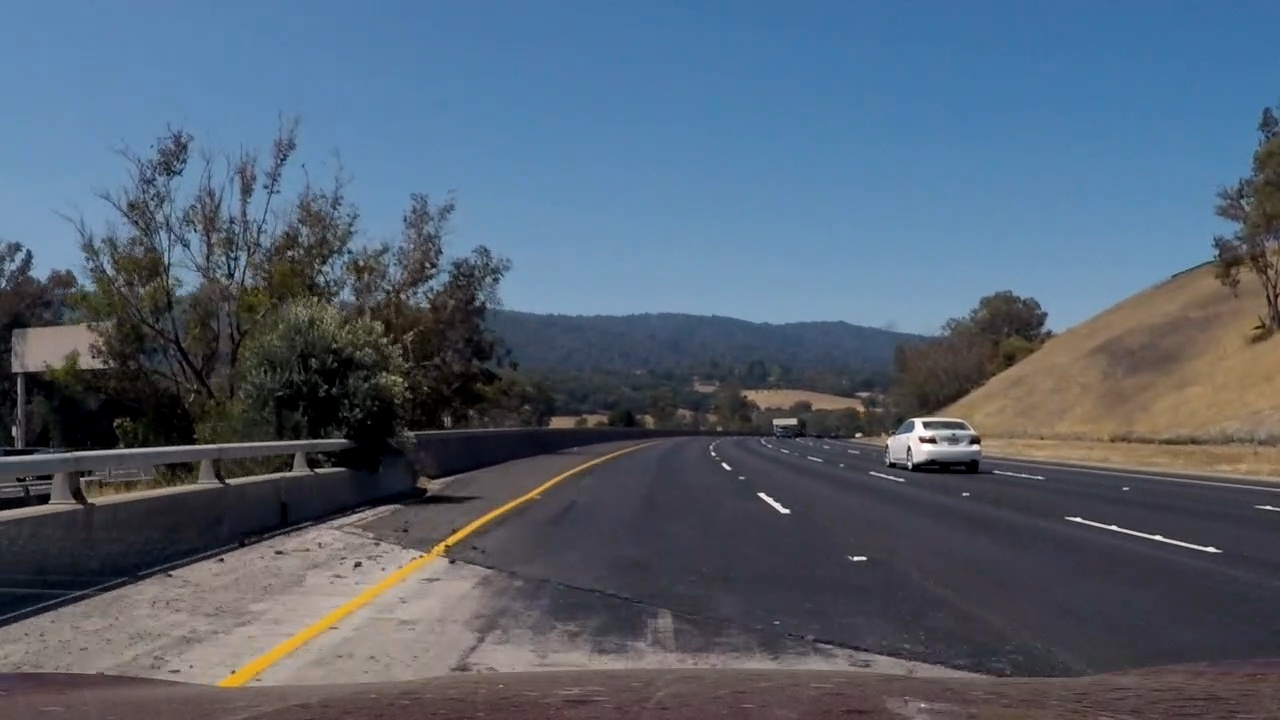
#> input picture original_image616.jpg, 1280 x 720 px
$ python pipeline.py   (older library calls are emulated)
#> lines starting #> are read from the running program, lines starting #| are printed output that depends on the picture; pictures that were not available may be replaced by others from this repository, and a replacement may not be noted
import numpy as np
import cv2
import matplotlib.pyplot as plt
import matplotlib.image as mpimg
import glob
import os


clip1= cv2.VideoCapture('project_video.mp4')
image1 = cv2.imread('video_images/original_image559.jpg')

count = 0
c = 0
how_curved = False
objpoints = [] # 3D points in real world space
imgpoints = [] # 2D poitns in image plane
yvalue = 719
fourcc = cv2.VideoWriter_fourcc('m','p','4','v')

#height, width, dimensions = result.shape
out = cv2.VideoWriter('output.mp4', fourcc, 20, (1280, 720))
offset_meters = 2.3

previous_warp = mpimg.imread('original_image616.jpg')
#> previous_warp is the input picture: shape (720, 1280, 3); mean R, G, B 83.4, 96.8, 112.9

def warp(img, original_image):

# to do don't hard code the numbers here

	img_size = (img.shape[1], img.shape[0])

	src = np.float32(
		[[210, 700],
		[600, 450],
		[700, 450],
		[1100, 700]])

	dst = np.float32(
		[[350, 700],
		[350, 0],
		[950, 0],
		[950,  700]])


	M = cv2.getPerspectiveTransform(src, dst)
	Minv = cv2.getPerspectiveTransform(dst, src)

	warped = cv2.warpPerspective(img, M, img_size, flags=cv2.INTER_LINEAR)
	global yvalue
	yvalue = img.shape[0]
	##print ("image shape", img.shape[0])
	#rint ("yvalue", yvalue)
	'''
	f, (ax1, ax2) = plt.subplots(1, 2, figsize=(20,10))
	ax1.set_title('original')
	ax1.imshow(original_image)
	ax2.set_title('Warped again')
	ax2.imshow(warped)
	plt.show()
	'''


	find_the_lines(original_image, warped, Minv)

def process_video(clip1):


	#print ("inside process video")

	#for image in lines_array:


	while (clip1.isOpened()):
		ret, frame = clip1.read()

		#h, w = image.shape[:2]
		h, w = frame.shape[:2]
		newcameramtx, roi = cv2.getOptimalNewCameraMatrix(mtx, dist, (w,h), 1,(w,h))
		undistorted = cv2.undistort(frame, mtx, dist, None, newcameramtx)
		global c
		c += 1
		#cv2.imwrite("undistorted/original%d.jpg" %c, frame)
		#cv2.imwrite("undistorted/undistorted%d.jpg" %c, undistorted)


		luv = cv2.cvtColor(undistorted, cv2.COLOR_BGR2LUV)

		hsv = cv2.cvtColor(undistorted, cv2.COLOR_BGR2HSV)

		rgb = cv2.cvtColor(undistorted, cv2.COLOR_BGR2RGB)

		s_channel = hsv[:,:,1]
		l_channel = luv[:,:,0]

		r_channel = rgb[:,:,0]

		v_channel = hsv[:,:,2]

		gray = cv2.cvtColor(undistorted, cv2.COLOR_BGR2GRAY)

		sobelx = cv2.Sobel(gray, cv2.CV_64F, 1, 0)
		abs_sobelx = np.absolute(sobelx)
		scaled_sobel = np.uint8(255*abs_sobelx/np.max(abs_sobelx))

		thresh_min = 20
		thresh_max = 100
		sxbinary = np.zeros_like(scaled_sobel)
		sxbinary[(scaled_sobel >= thresh_min) & (scaled_sobel <= thresh_max)]

		#150 pretty good results
		# not 170 fails in the middle
		l_thresh_min = 150
		l_thresh_max = 255
		l_binary = np.zeros_like(l_channel)
		l_binary[(l_channel >= l_thresh_min) & (l_channel <= l_thresh_max)] = 1

		r_thresh_min = 225
		r_thresh_max = 255
		r_binary = np.zeros_like(r_channel)
		r_binary[(r_channel >= r_thresh_min) & (r_channel <= r_thresh_max)] = 1

		s_thresh_min = 90
		s_thresh_max = 255
		s_binary = np.zeros_like(s_channel)
		s_binary[(s_channel >= s_thresh_min) & (s_channel <= s_thresh_max)] = 1

		v_thresh_min = 150
		v_thresh_max = 255
		v_binary = np.zeros_like(v_channel)
		v_binary[(v_channel >= v_thresh_min) & (v_channel <= v_thresh_max)] = 1

		color_binary_s = np.dstack((np.zeros_like(sxbinary), sxbinary, s_binary))
		color_binary_l = np.dstack((np.zeros_like(sxbinary), sxbinary, l_binary))

		combined_binary = np.zeros_like(sxbinary)
		combined_binary[(l_binary ==1) & (s_binary == 1)  | (r_binary == 1) ] = 1


	#cv2.imshow('frame', scaled_sobel)

	# Plotting thresholded images
		'''
		f, (ax1, ax2) = plt.subplots(1, 2, figsize=(20,10))
		#ax1.set_title('Stacked thresholds')
		#plt.imshow(color_binary)
		ax2.set_title('Combined S channel and gradient thresholds')
		plt.imshow(combined_binary, cmap='gray')
		plt.show()
		'''

		warped=warp(combined_binary, undistorted)


	# [11 lines of commented-out code are left out]

def find_the_lines(original_image, binary_warped, Minv):
	#print (binary_warped.shape)
	# Assuming you have created a warped binary image called "binary_warped"
	# Take a histogram of the bottom half of the image
	global count
	count += 1
	midpoint = binary_warped.shape[1]/2
	#print("midpoint",midpoint)
	#midpoint = original_image.shape[1]/2
	#cv2.imwrite("video_images/original_image%d.jpg" %count, original_image)
	histogram = np.sum(binary_warped[binary_warped.shape[0]//2:,:], axis=0)

	# [6 lines of commented-out code are left out]
	out_img = np.dstack((binary_warped, binary_warped, binary_warped))*255
	# Find the peak of the left and right halves of the histogram
	# These will be the starting point for the left and right lines
	midpoint = np.int(histogram.shape[0]/2)
	leftx_base = np.argmax(histogram[:midpoint])
	rightx_base = np.argmax(histogram[midpoint:]) + midpoint

	# Choose the number of sliding windows
	nwindows = 9
	# Set height of windows
	window_height = np.int(binary_warped.shape[0]/nwindows)
	# Identify the x and y positions of all nonzero pixels in the image
	nonzero = binary_warped.nonzero()
	nonzeroy = np.array(nonzero[0])
	nonzerox = np.array(nonzero[1])
	# Current positions to be updated for each window
	leftx_current = leftx_base
	rightx_current = rightx_base
	# Set the width of the windows +/- margin
	margin = 100
	# Set minimum number of pixels found to recenter window
	minpix = 50
	# Create empty lists to receive left and right lane pixel indices
	left_lane_inds = []
	right_lane_inds = []

	# Step through the windows one by one
	for window in range(nwindows):
    	# Identify window boundaries in x and y (and right and left)
		win_y_low = binary_warped.shape[0] - (window+1)*window_height
		win_y_high = binary_warped.shape[0] - window*window_height
		win_xleft_low = leftx_current - margin
		win_xleft_high = leftx_current + margin
		win_xright_low = rightx_current - margin
		win_xright_high = rightx_current + margin
		# Draw the windows on the visualization image
		cv2.rectangle(out_img,(win_xleft_low,win_y_low),(win_xleft_high,win_y_high),
		(0,255,0), 2)
		cv2.rectangle(out_img,(win_xright_low,win_y_low),(win_xright_high,win_y_high),
		(0,255,0), 2)
		# Identify the nonzero pixels in x and y within the window
		good_left_inds = ((nonzeroy >= win_y_low) & (nonzeroy < win_y_high) &
		(nonzerox >= win_xleft_low) &  (nonzerox < win_xleft_high)).nonzero()[0]
		good_right_inds = ((nonzeroy >= win_y_low) & (nonzeroy < win_y_high) &
		(nonzerox >= win_xright_low) &  (nonzerox < win_xright_high)).nonzero()[0]
		# Append these indices to the lists
		left_lane_inds.append(good_left_inds)
		right_lane_inds.append(good_right_inds)
		# If you found > minpix pixels, recenter next window on their mean position
		if len(good_left_inds) > minpix:
			leftx_current = np.int(np.mean(nonzerox[good_left_inds]))
		if len(good_right_inds) > minpix:
			rightx_current = np.int(np.mean(nonzerox[good_right_inds]))

	#	 Concatenate the arrays of indices
	left_lane_inds = np.concatenate(left_lane_inds)
	right_lane_inds = np.concatenate(right_lane_inds)

	# Extract left and right line pixel positions
	leftx = nonzerox[left_lane_inds]
	lefty = nonzeroy[left_lane_inds]
	rightx = nonzerox[right_lane_inds]
	righty = nonzeroy[right_lane_inds]
	#print ("******last value of leftx", leftx[-1], "count", count)
	#if leftx[-1] > 390:
	#	global how_curved
	#	how_curved = True
	firstx = leftx[0:1]

	lastx = leftx[-1]

	#print ("binary warped shape", binary_warped.shape[1])
	camera_position =  (binary_warped.shape[1])/2
	#print ("image_width", image_width)
	rightxlane = rightx[-1]
	#print (firstx, rightxlane)
	left_start = leftx[719] if len(leftx ) > 718 else 0
	right_start = rightx[719] if len(rightx) > 718 else 0
	if left_start == 0 or right_start == 0:
		lane_center = 0
	else:
		lane_center =  (left_start + right_start)/2

	#print ("lane width", lane_width)
	offset_pixels = abs(camera_position - lane_center)
	#print ("offset", offset)
	x_m_per_pixel = 3.7/600
	global offset_meters
	offset_meters = x_m_per_pixel * offset_pixels
	#print ("offset_meters", offset_meters)


	# midpoint in image is 640

	#print ("how curved 1", how_curved)

	# Fit a second order polynomial to each
	left_fit = np.polyfit(lefty, leftx, 2)

	right_fit = np.polyfit(righty, rightx, 2)

	# Generate x and y values for plotting
	ploty = np.linspace(0, binary_warped.shape[0]-1, binary_warped.shape[0] )
	left_fitx = left_fit[0]*ploty**2 + left_fit[1]*ploty + left_fit[2]
	right_fitx = right_fit[0]*ploty**2 + right_fit[1]*ploty + right_fit[2]


	out_img[nonzeroy[left_lane_inds], nonzerox[left_lane_inds]] = [255, 0, 0]
	out_img[nonzeroy[right_lane_inds], nonzerox[right_lane_inds]] = [0, 0, 255]

	#scv2.imshow('frame', out_img)
	'''
	plt.imshow(out_img)
	plt.plot(left_fitx, ploty, color='yellow')
	plt.plot(right_fitx, ploty, color='yellow')
	plt.xlim(0, 1280)
	plt.ylim(720, 0)
	plt.show()
	'''

	# Create an image to draw on and an image to show the selection window
	out_img = np.dstack((binary_warped, binary_warped, binary_warped))*255
	window_img = np.zeros_like(out_img)
	# Color in left and right line pixels
	out_img[nonzeroy[left_lane_inds], nonzerox[left_lane_inds]] = [255, 0, 0]
	out_img[nonzeroy[right_lane_inds], nonzerox[right_lane_inds]] = [0, 0, 255]

	# Generate a polygon to illustrate the search window area
	# And recast the x and y points into usable format for cv2.fillPoly()
	left_line_window1 = np.array([np.transpose(np.vstack([left_fitx-margin, ploty]))])
	left_line_window2 = np.array([np.flipud(np.transpose(np.vstack([left_fitx+margin,
	                              ploty])))])
	left_line_pts = np.hstack((left_line_window1, left_line_window2))
	right_line_window1 = np.array([np.transpose(np.vstack([right_fitx-margin, ploty]))])
	right_line_window2 = np.array([np.flipud(np.transpose(np.vstack([right_fitx+margin,
	                              ploty])))])
	right_line_pts = np.hstack((right_line_window1, right_line_window2))


	# Draw the lane onto the warped blank image

	# Shows the region of interests around which we can search
	'''
	cv2.fillPoly(window_img, np.int_([left_line_pts]), (255,0, 0))
	cv2.fillPoly(window_img, np.int_([right_line_pts]), (0, 0, 255))
	result = cv2.addWeighted(out_img, 1, window_img, 0.3, 0)
	plt.imshow(result)
	plt.show()


	plt.imshow(result)
	plt.plot(left_fitx, ploty, color='yellow')
	plt.plot(right_fitx, ploty, color='yellow')
	plt.xlim(0, 1280)
	plt.ylim(720, 0)
	'''

	# Create an image to draw the lines on
	#warp_zero = np.zeros_like(warped).astype(np.uint8)curvature
	warp_zero = np.zeros_like(binary_warped)
	color_warp = np.dstack((warp_zero, warp_zero, warp_zero))

	# Recast the x and y points into usable format for cv2.fillPoly()
	pts_left = np.array([np.transpose(np.vstack([left_fitx, ploty]))])
	# change right fix then bottom  right x is over, plot y then also wrong start up
	pts_right = np.array([np.flipud(np.transpose(np.vstack([right_fitx, ploty])))])
	pts = np.hstack((pts_left, pts_right))

	# Draw the lane onto the warped blank image
	# Draw the lane onto the warped blank image
	cv2.fillPoly(color_warp, np.int_([pts_left]), (255,0, 0))
	cv2.fillPoly(color_warp, np.int_([pts_right]), (0, 0, 255))
	cv2.fillPoly(color_warp, np.int_([pts]), (0, 255, 0))

	# Warp the blank back to original image space using inverse perspective matrix (Minv)

	#print ("image shape", img.shape[1])
	new_warp = cv2.warpPerspective(color_warp, Minv, (1280, 720), flags=cv2.INTER_LINEAR)


	# Define y-value where we want radius of curvature
	# I'll choose the maximum y-value, corresponding to the bottom of the image
	y_eval = np.max(ploty)
	#left_curverad = ((1 + (2*left_fitx[0]*y_eval + left_fitx[1])**2)**1.5) / np.absolute(2*left_fitx[0])
	#right_curverad = ((1 + (2*right_fitx[0]*y_eval + right_fitx[1])**2)**1.5) / np.absolute(2*right_fitx[0])
	#print(left_curverad, right_curverad)

	# Define conversions in x and y from pixels space to meters
	ym_per_pix = 30/720 # meters per pixel in y dimension
	xm_per_pix = 3.7/700 # meters per pixel in x dimension

	# Define conversions in x and y from pixels space to meters
	ym_per_pix = 30/720 # meters per pixel in y dimension
	xm_per_pix = 3.7/700 # meters per pixel in x dimension

	#print ("plot y", ploty.shape) #720
	#print ("leftx", leftx.shape) #17228
	#print ("Rightx", rightx.shape) #9975

	# Fit new polynomials to x,y in world space
	left_fit_cr = np.polyfit(ploty*ym_per_pix, left_fitx*xm_per_pix, 2)
	right_fit_cr = np.polyfit(ploty*ym_per_pix, right_fitx*xm_per_pix, 2)

	#print ("result shape" ,result.shape)


	# Calculate the new radii of
	left_curverad = ((1 + (2*left_fit_cr[0]*y_eval*ym_per_pix + left_fit_cr[1])**2)**1.5) / np.absolute(2*left_fit_cr[0])
	right_curverad = ((1 + (2*right_fit_cr[0]*y_eval*ym_per_pix + right_fit_cr[1])**2)**1.5) / np.absolute(2*right_fit_cr[0])
	curvature = (left_curverad + right_curverad )/2

	# for single image debugging

	#result = cv2.addWeighted(original_image, 1, new_warp, 0.3, 0)

	# for video images

	global previous_warp
	if firstx < 260 or curvature < 500:
		result = cv2.addWeighted(original_image, 1, previous_warp, 0.3, 0)
	else:
		result = cv2.addWeighted(original_image, 1, new_warp, 0.3, 0)
		previous_warp = new_warp

	cv2.putText(result, 'Radius of curvature = %f'% curvature, (100,200), cv2.FONT_HERSHEY_SIMPLEX, 1, (255,255,255), 2)
	cv2.putText(result, 'Vehicle is = %fm left of center'%offset_meters, (100,100), cv2.FONT_HERSHEY_SIMPLEX, 1, (255,255,255), 2)
	out.write(result)

	#measuring_curvature(original_image, binary_warped, Minv, offset_meters)

def camera_calibration(images):
	# Arrays to store object points and image points from all the images


	# Change thig becauase not 6x8, 9x6 instead
	#print ("image ", image_name)
	objp = np.zeros((6*9,3), np.float32)
	objp[:,:2] = np.mgrid[0:9,0:6].T.reshape(-1,2) # x, y coordinates

	for img, image_name in images:
		img_size = (img.shape[1], img.shape[0])
		i = 0

		gray = cv2.cvtColor(img, cv2.COLOR_BGR2GRAY)

		ret, corners = cv2.findChessboardCorners(gray, (9,6), None)

		if ret == True:
			imgpoints.append(corners)
			objpoints.append(objp)
			img_corners = cv2.drawChessboardCorners(img, (9,6), corners, ret)

			#i = i + 1
		else:
			print ("No corners found")


		#plt.imshow(img_corners)
		#plt.show()
	ret, mtx, dist, rvecs, tvecs = cv2.calibrateCamera(objpoints, imgpoints, (1280, 720), None, None)
	return mtx, dist
'''
def undistortion(objpoints, imgpoints, img, image_name):
	img_size = (img.shape[1], img.shape[0])
	ret, mtx, dist, rvecs, tvecs = cv2.calibrateCamera(objpoints, imgpoints, img_size, None, None)
	dst = cv2.undistort(img, mtx, dist, None, mtx)
	name, ext = os.path.splitext(image_name)
	#print ("name ", name)
	#print ("ext ", ext)
	#os.rename(image_name, 'undistorted/' + name + '_undistorted' + ext)
	cv2.imwrite('undistorted/'+name + '_undistorted' + ext, dst)

	f, (ax1, ax2) = plt.subplots(1, 2, figsize=(20,10))
	ax1.imshow(img)
	ax1.set_title('Original Image', fontsize=30)
	plt.imshow(dst)
	plt.show()
	ax2.set_title('Undistorted Image', fontsize=30)

	return ret, mtx, dist, rvecs, tvecs
	'''

# [61 lines left out: function measuring_curvature, not called in this run]
	#print("left curved", left_curverad, right_curverad)
	# Now our radius of curvature is in meters
	#print(left_curverad, 'm', right_curverad, 'm')
	# Example values: 632.1 m    626.2 m


	#cv2.imwrite("video_images/result%d.jpg" %count, result)


# Example values: 1926.74 1908.48

#commenting out because testing out other areas
'''
image_array = []
path ='camera_cal/*.jpg'
images = glob.glob(path)
for image in images:
	img = cv2.imread(image)
	#print ("image", image)
	#plt.imshow(img)
	#plt.show()
	image_array.append((img, image))
print (image_array)
# read in image 616 and see where the lines are
camera_calibration(image_array)
# Tues - color/gradient threshold
#undistortion(objpoints, imgpoints, image)
#@def camera_calibration():
'''
'''
lines_array = []
lines_path = 'test_images/*.jpg'
lines_images = glob.glob(lines_path)
for lines_image in lines_images:
	img = cv2.imread(lines_image)
	#print (type(img))
	lines_array.append(img)
	#plt.imshow(img)
	#plt.show()
'''

lines_array = []
lines_array.append(image1)

image_array = []
path ='camera_cal/*.jpg'
images = glob.glob(path)
for image in images:
	img = cv2.imread(image)
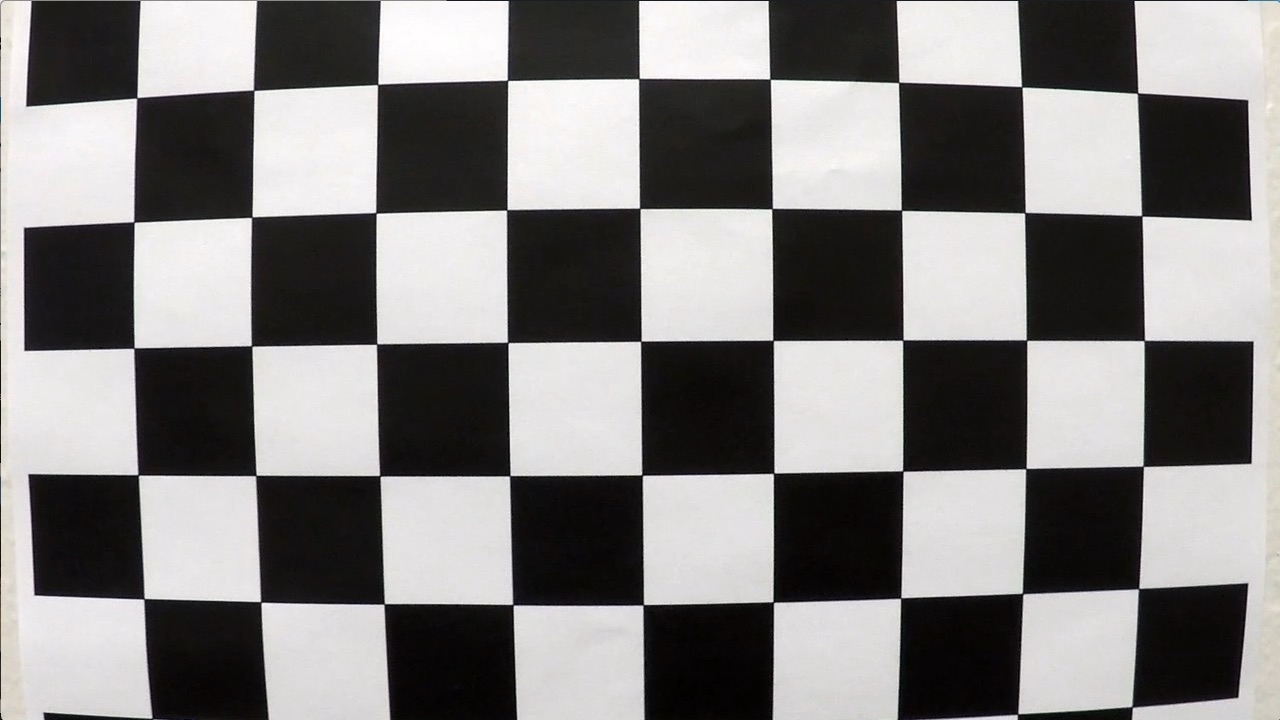
#> input picture camera_cal/calibration1.jpg, 1280 x 720 px
#> img is the input picture: shape (720, 1280, 3); mean B, G, R 127.8, 128.4, 130.1
	#print ("image", image)
	#plt.imshow(img)
	#plt.show()
	image_array.append((img, image))
mtx, dist = camera_calibration(image_array)
#> the loop in camera_calibration, `for img, image_name in images:` made 2 passes
#> (image_name, img_size, i, ret) on passes 1 to 2: ('camera_cal/calibration1.jpg', (1280, 720), 0, False), ('camera_cal/calibration10.jpg', (1280, 720), 0, True)
#> (printed output is left out)
#> pass 2, in camera_calibration, `gray = cv2.cvtColor(img, cv2.COLOR_BGR2GRAY)`:
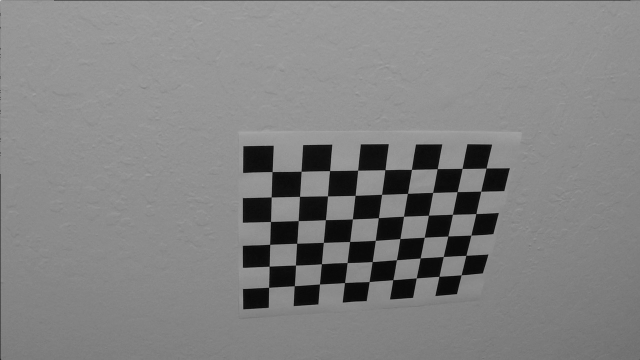
#> gray: shape (720, 1280) (shown at 1/2 size); min 0, max 217, mean 130
#> pass 2, in camera_calibration, `img_corners = cv2.drawChessboardCorners(img, (9,6), corners, ret)`:
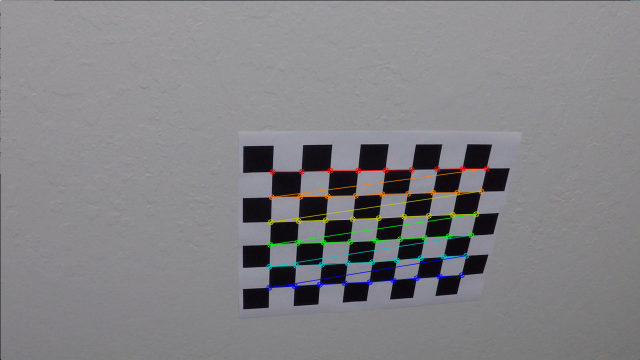
#> img_corners: shape (720, 1280, 3) (shown at 1/2 size); mean B, G, R 133, 130, 130.6
#> after the loop in camera_calibration, `for img, image_name in images:`: imgpoints = 1 item
#> in camera_calibration, `ret, mtx, dist, rvecs, tvecs = cv2.calibrateCamera(objpoints, imgpoint..`: ret = 0.68; mtx = [[1143.7, 0, 681.7], [0, 1109.2, 367.7], [0, 0, 1]]; dist = [[-0.515, 2.99, -0.00876, 0.00937, 1.41]]; rvecs = ([0.451, -0.252, 0.0361],); tvecs = ([-2.31, -0.422, 19.12],)
#> dist = [[-0.515, 2.99, -0.00876, 0.00937, 1.41]]


#print (image_array)
'''
lines_array = []
lines_path = 'test_images/straight_lines1.jpg'
lines_images = glob.glob(lines_path)
for lines_image in lines_images:
	img = cv2.imread(lines_image)
	print (type(img))
	lines_array.append(img)
	plt.imshow(img)
	plt.show()
'''
#left_curve = cv2.imread('test_images/test2.jpg')
#process_video(lines_array)


process_video(clip1)
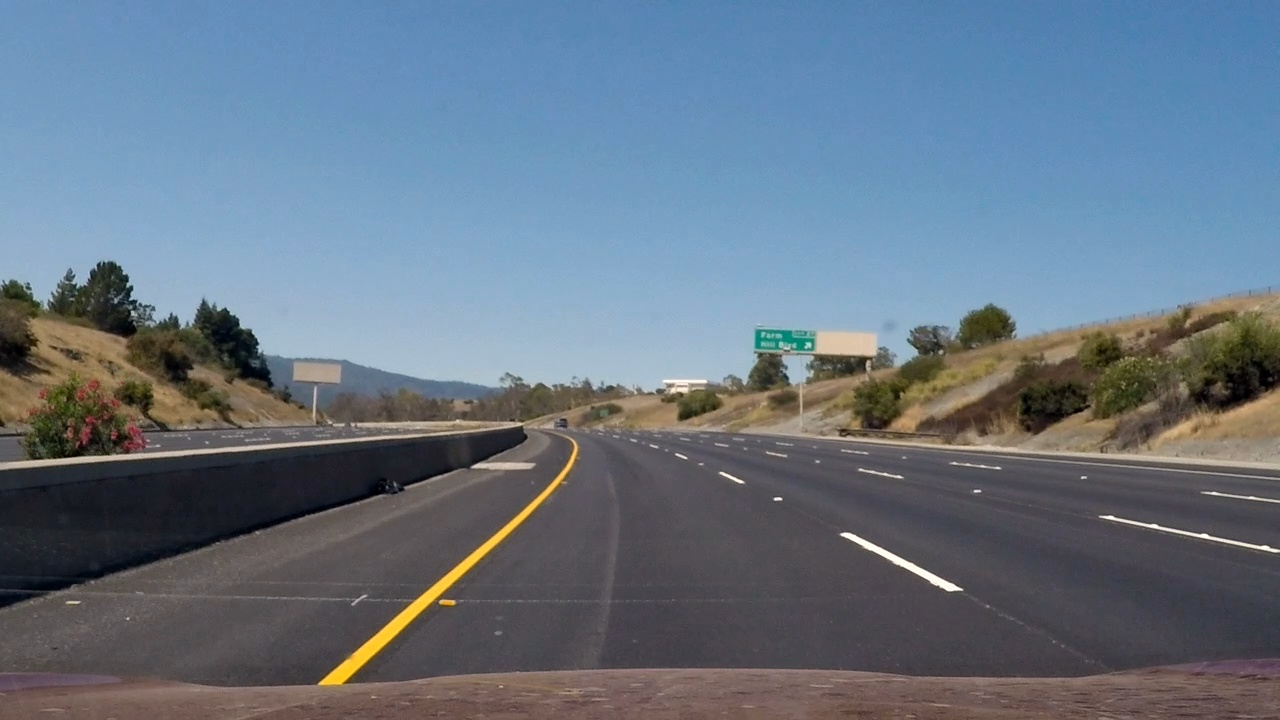
#> input picture original1.jpg, 1280 x 720 px, given in place of project_video.mp4, which was not available
#> in process_video, frame is the input picture: shape (720, 1280, 3); mean B, G, R 131.4, 116.7, 102.2
#> (the rest of the program and of its run is left out)
